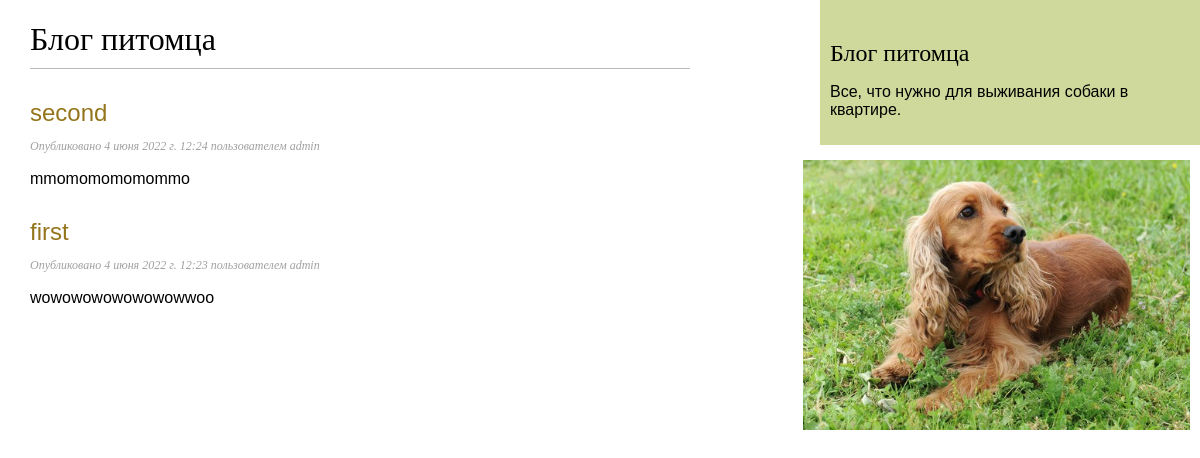
The page /blog/ on the database as committed earlier.
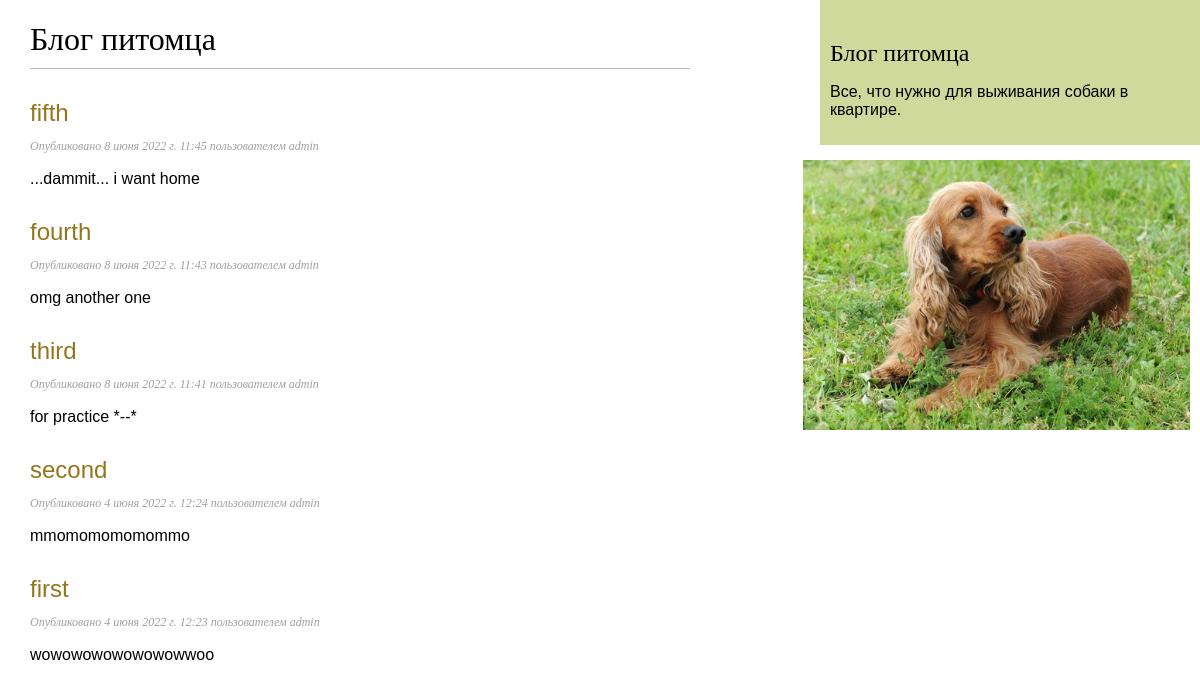
The same page on the database as committed later.
### blog/models.py (models this page shows, shortened)
class Post(models.Model):
    class Status(models.TextChoices):
        DRAFT = 'DF', 'Draft'
        PUBLISHED = 'PB', 'Published'
    title = models.CharField(max_length=250)
    slug = models.SlugField(max_length=250)
    author = models.ForeignKey(User, on_delete=models.CASCADE, related_name='blog_posts')
    body = models.TextField()
    publish = models.DateTimeField(default=timezone.now)
    created = models.DateTimeField(auto_now_add=True)
    updated = models.DateTimeField(auto_now=True)
    status = models.CharField(max_length=2,choices=Status.choices,default=Status.DRAFT)
    objects = models.Manager() # The default manager.
    published = PublishedManager() # Our custom manager.
    class Meta:
        ordering = ['-publish']
        indexes = [
            models.Index(fields=['-publish']),
        ]

### blog/views.py (the view)
# urls.py: path('', views.post_list, name='post_list'),
def post_list(request):
    posts = Post.published.all()
    return render(request,
        'blog/post/list.html',
        {'posts': posts})

### blog/models.py (called while the page is built)
    def get_queryset(self):
        return super().get_queryset().filter(status=Post.Status.PUBLISHED)

### blog/templates/blog/post/list.html (shortened to what this page needs)
{% extends "blog/base.html" %}
{% block content %}
  <h1 class="abcd">Блог питомца</h1>
  {% for post in posts %}
    <h2>
      <a href="{% url 'blog:post_detail' post.id %}">
        {{ post.title }}
      </a>
    </h2>
    <p class="date">
      Опубликовано {{ post.publish }} пользователем {{ post.author }}
    </p>
    {{ post.body|truncatewords:30|linebreaks }}
  {% endfor %}
{% endblock %}

### blog/templates/blog/base.html (shortened to what this page needs)
{% load static %}
<!DOCTYPE html>
<html>
<head>
  <link href="{% static "css/blog.css" %}" rel="stylesheet">
</head>
<body>
  <div id="content">
    {% block content %}
    {% endblock %}
  </div>
  <div id="sidebar">
    <h2 class="abcd">Блог питомца</h2>
    <p>Все, что нужно для выживания собаки в квартире.</p>
  </div>
  <img src="{% static "img/dogi.jpg" %}"
  alt="dog"
  align="right" height="270" hspace="10" vspace="15">
</body>
</html>

### blog/static/css/blog.css (style rules this page uses)
body { margin:0; padding:0; font-family:helvetica, sans-serif; }
a { color:#00abff; text-decoration:none; }
h2 a { color:#95751c; }
h1 { font-weight:normal; border-bottom:1px solid #bbb; padding:0 0 10px 0; }
h2 { font-weight:normal; margin:30px 0 0; }
#content { float:left; width:55%; padding:0 0 0 30px; }
#sidebar { float:right; width:30%; padding:10px; background:#cfd99b; height:100%; }
p.date { color:#a19f9f; font-family: georgia, serif; font-size: 12px; font-style: italic; }
.abcd { font-family: italic; }

Rows that differ between the two databases and show on the page:
added Post: title "fifth", publish "8 июня 2022 г. 11:45", author "admin", body "...dammit... i want home"
added Post: title "fourth", publish "8 июня 2022 г. 11:43", author "admin", body "omg another one"
added Post: title "third", publish "8 июня 2022 г. 11:41", author "admin", body "for practice *--*"
